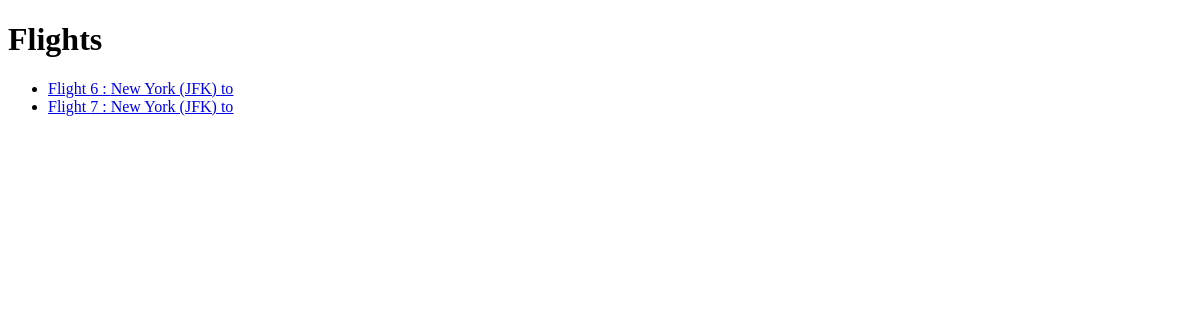
The app's page /flights/, older data.
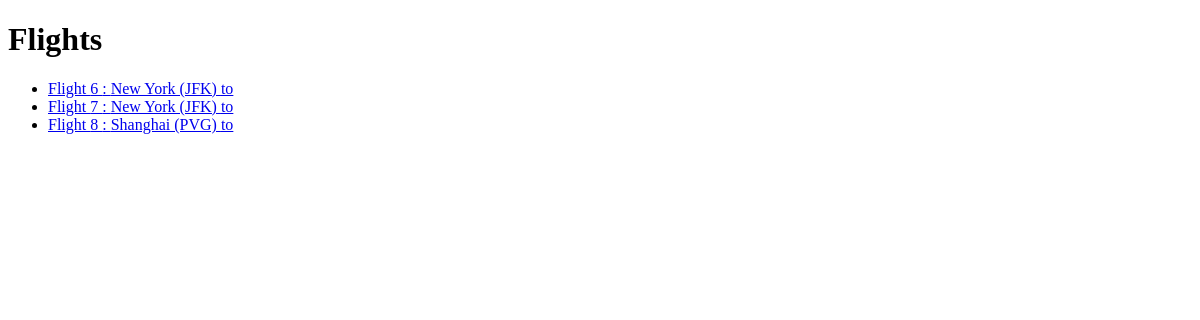
The same page, newer data.
### flights/models.py (models this page shows, shortened)
class Flight(models.Model):
    origin = models.ForeignKey(Airport, on_delete=models.CASCADE, related_name="departures")
    destination = models.ForeignKey(Airport, on_delete=models.CASCADE,related_name="arrivals")
    duration = models.IntegerField()

class Airport(models.Model):
    code = models.CharField(max_length=3)
    city = models.CharField(max_length=64)
    def __str__(self):
        return f"{self.city} ({self.code})"

### flights/views.py (the view)
# urls.py: path("",views.index,name="index"),
def index(request):
    return render(request, "flights/index.html",{
        "flights" : Flight.objects.all()
    })

### flights/Templates/flights/index.html
{% extends "flights/layout.html" %}
{% block body %}
<h1>Flights</h1>
<ul>
    {% for flight in flights %}
    <li>
        <a href="{% url 'flight' flight.id %}">
            Flight {{ flight.id }} : {{flight.origin}} to {{x.destination}}
        </a>
    </li>
    {% endfor%}
</ul>
{% endblock %}

Row changes from the older to the newer data that the page shows:
added Flight: id "8", origin "Shanghai (PVG)"
